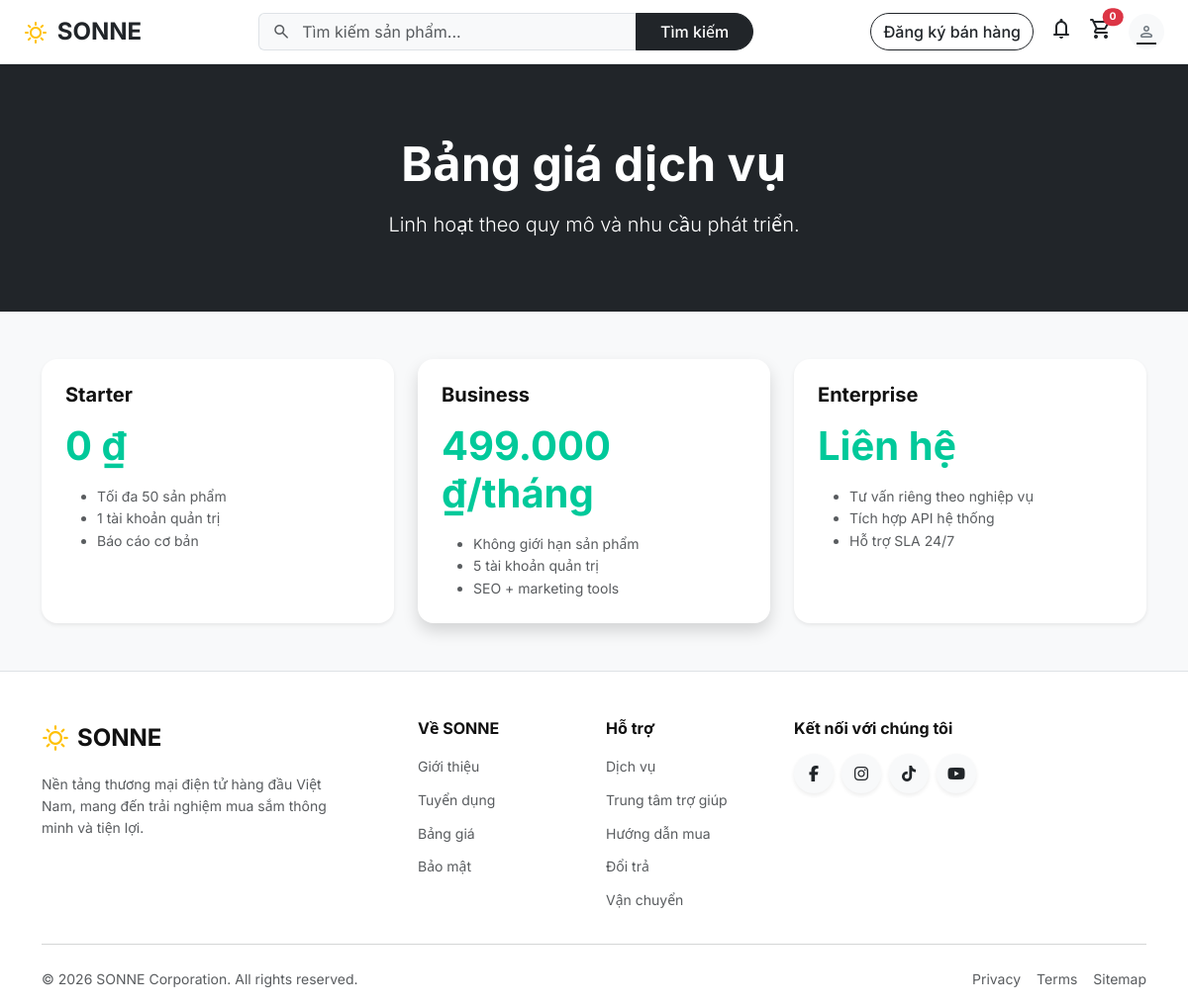
/pricing, run on the app's committed database.
### tables this page shows
CREATE TABLE page_contents (
    id INT UNSIGNED AUTO_INCREMENT PRIMARY KEY,
    page_key VARCHAR(120) NOT NULL UNIQUE,
    title VARCHAR(255) NULL,
    content TEXT NULL,
    image VARCHAR(255) NULL,
    created_at DATETIME NOT NULL DEFAULT CURRENT_TIMESTAMP,
    updated_at DATETIME NOT NULL DEFAULT CURRENT_TIMESTAMP ON UPDATE CURRENT_TIMESTAMP
);

### controllers/HomeController.php (called while the page is built, shortened)
<?php
class HomeController extends Controller {
    public function pricing(array $p): void {
        $pageContent = PageContentModel::allAsMap();
        $this->render('pricing/index', compact('pageContent') + ['title' => 'Bảng giá - ' . APP_NAME], 'main');
    }
}

### index.php (called while the page is built, shortened)
<?php
require_once __DIR__ . '/config/db.php';
require_once __DIR__ . '/core/Router.php';
require_once __DIR__ . '/core/helpers.php';
spl_autoload_register(function (string $class): void {
    $paths = [
        __DIR__ . '/models/' . $class . '.php',
        __DIR__ . '/controllers/' . $class . '.php',
        __DIR__ . '/controllers/admin/' . $class . '.php',
    ];
    foreach ($paths as $path) {
        if (file_exists($path)) {
            return;
        }
    }
});
$router = new Router();
$router->get('/',                    'HomeController@index');
$router->get('/about',               'HomeController@about');
$router->get('/services',            'HomeController@services');
$router->get('/pricing',             'HomeController@pricing');
$router->get('/seller',              'HomeController@seller');
$router->get('/contact',             'ContactController@index');
$router->post('/contact',            'ContactController@submit');
$router->get('/faq',                 'FaqController@index');
$router->get('/login',               'AuthController@loginForm');
$router->post('/login',              'AuthController@login');
$router->get('/register',            'AuthController@registerForm');
$router->post('/register',           'AuthController@register');
$router->get('/logout',              'AuthController@logout');
$router->get('/products',            'ProductController@index');
$router->get('/product/{slug}',      'ProductController@detail');
$router->get('/search',              'ProductController@search');
$router->get('/search/suggest',      'ProductController@suggest');
$router->get('/category/{slug}',     'ProductController@category');
$router->get('/cart',                'CartController@index');
$router->post('/cart/add',           'CartController@add');
$router->post('/cart/update',        'CartController@update');
$router->post('/cart/remove',        'CartController@remove');
$router->post('/cart/clear',         'CartController@clear');
$router->post('/cart/sync',          'CartController@sync');
$router->get('/cart/count',          'CartController@count');
$router->get('/checkout',            'OrderController@checkoutForm');
$router->post('/checkout',           'OrderController@placeOrder');
$router->get('/order/success/{id}',  'OrderController@success');
$router->get('/orders',              'OrderController@myOrders');
$router->get('/profile',             'UserController@profile');
$router->post('/profile/update',     'UserController@updateProfile');
$router->post('/profile/password',   'UserController@changePassword');
$router->post('/profile/avatar',     'UserController@uploadAvatar');
$router->get('/news',                'NewsController@index');
$router->get('/news/{slug}',         'NewsController@detail');
$router->post('/news/{id}/comment',  'NewsController@postComment');
$router->post('/review',             'ReviewController@submit');
$router->get('/admin',               'AdminDashboardController@index');
$router->get('/admin/dashboard',     'AdminDashboardController@index');
$router->get('/admin/login',         'AdminAuthController@loginForm');
$router->post('/admin/login',        'AdminAuthController@login');
$router->get('/admin/logout',        'AdminAuthController@logout');
$router->get('/admin/users',         'AdminUserController@index');
$router->get('/admin/users/edit/{id}', 'AdminUserController@edit');
$router->post('/admin/users/update/{id}', 'AdminUserController@update');
$router->post('/admin/users/toggle-lock/{id}', 'AdminUserController@toggleLock');
$router->post('/admin/users/delete/{id}',  'AdminUserController@delete');
$router->post('/admin/users/reset-password/{id}', 'AdminUserController@resetPassword');
$router->get('/admin/products',       'AdminProductController@index');
$router->get('/admin/products/create','AdminProductController@create');
$router->post('/admin/products/store','AdminProductController@store');
$router->get('/admin/products/edit/{id}', 'AdminProductController@edit');
$router->post('/admin/products/update/{id}', 'AdminProductController@update');
$router->post('/admin/products/delete/{id}', 'AdminProductController@delete');
$router->get('/admin/orders',         'AdminOrderController@index');
$router->get('/admin/orders/{id}',    'AdminOrderController@detail');
$router->post('/admin/orders/status/{id}', 'AdminOrderController@updateStatus');
$router->get('/admin/carts',          'AdminCartController@index');
$router->get('/admin/carts/{id}',     'AdminCartController@detail');
$router->post('/admin/carts/status/{id}', 'AdminCartController@updateStatus');
$router->get('/admin/news',           'AdminNewsController@index');
$router->get('/admin/news/create',    'AdminNewsController@create');
$router->post('/admin/news/store',    'AdminNewsController@store');
$router->get('/admin/news/edit/{id}', 'AdminNewsController@edit');
$router->post('/admin/news/update/{id}', 'AdminNewsController@update');
$router->post('/admin/news/delete/{id}', 'AdminNewsController@delete');
$router->get('/admin/news-comments',           'AdminNewsCommentController@index');
$router->post('/admin/news-comments/delete/{id}', 'AdminNewsCommentController@delete');
$router->get('/admin/contacts',       'AdminContactController@index');
$router->get('/admin/contacts/{id}',  'AdminContactController@view');
$router->post('/admin/contacts/status/{id}', 'AdminContactController@updateStatus');
$router->post('/admin/contacts/delete/{id}', 'AdminContactController@delete');
$router->get('/admin/reviews',         'AdminReviewController@index');
$router->post('/admin/reviews/delete/{id}', 'AdminReviewController@delete');
$router->get('/admin/faq',             'AdminFaqController@index');
$router->get('/admin/faq/create',      'AdminFaqController@create');
$router->post('/admin/faq/store',      'AdminFaqController@store');
$router->get('/admin/faq/edit/{id}',   'AdminFaqController@edit');
$router->post('/admin/faq/update/{id}','AdminFaqController@update');
$router->post('/admin/faq/delete/{id}','AdminFaqController@delete');
$router->get('/admin/pages',           'AdminPageController@index');
$router->post('/admin/pages/update',   'AdminPageController@update');
$router->get('/admin/categories',       'AdminCategoryController@index');
$router->post('/admin/categories/store','AdminCategoryController@store');
$router->post('/admin/categories/update/{id}','AdminCategoryController@update');
$router->post('/admin/categories/delete/{id}','AdminCategoryController@delete');
$router->dispatch();

### config/db.php (called while the page is built, shortened)
<?php
class DB {
    private static ?PDO $instance = null;
    private static string $host     = '127.0.0.1';
    private static string $dbname   = 'sonne_db';
    private static string $user     = 'root';
    private static string $password = '';
    private static string $charset  = 'utf8mb4';
    public static function getInstance(): PDO {
        if (self::$instance === null) {
            $dsn = "mysql:host=" . self::$host
                 . ";dbname=" . self::$dbname
                 . ";charset=" . self::$charset;
            try {
                self::$instance = new PDO($dsn, self::$user, self::$password, [
                    PDO::ATTR_ERRMODE            => PDO::ERRMODE_EXCEPTION,
                    PDO::ATTR_DEFAULT_FETCH_MODE => PDO::FETCH_ASSOC,
                    PDO::ATTR_EMULATE_PREPARES   => false,
                ]);
            } catch (PDOException $e) {
                error_log('[DB] Connection failed: ' . $e->getMessage());
                http_response_code(500);
                exit('Service temporarily unavailable. Please try again later.');
            }
        }
        return self::$instance;
    }
    public static function fetchAll(string $sql, array $params = []): array {
        $stmt = self::getInstance()->prepare($sql);
        $stmt->execute($params);
        return $stmt->fetchAll();
    }
}

### models/PageContentModel.php (called while the page is built, shortened)
<?php
class PageContentModel extends Model {
    public static function allAsMap(): array {
        $rows = DB::fetchAll("SELECT * FROM page_contents");
        $map = [];
        foreach ($rows as $r) $map[$r['page_key']] = $r;
        return $map;
    }
}

### core/helpers.php (called while the page is built, shortened)
<?php
function e(mixed $value): string {
    return htmlspecialchars((string) $value, ENT_QUOTES, 'UTF-8');
}

### views/pricing/index.php (the view)
<?php
$heroTitle = $pageContent['pricing_hero']['title'] ?? 'Bảng giá dịch vụ';
$heroText  = $pageContent['pricing_hero']['content'] ?? 'Lựa chọn gói phù hợp cho quy mô kinh doanh của bạn.';
?>
<section class="py-5 bg-dark text-white text-center">
    <div class="container py-4">
        <h1 class="display-5 fw-bold mb-3"><?= e($heroTitle) ?></h1>
        <p class="lead mb-0"><?= e($heroText) ?></p>
    </div>
</section>
<section class="py-5 bg-light">
    <div class="container">
        <div class="row g-4 justify-content-center">
            <div class="col-md-4">
                <div class="card border-0 shadow-sm rounded-4 h-100">
                    <div class="card-body p-4">
                        <h3 class="h5 fw-bold">Starter</h3>
                        <div class="display-6 fw-bold text-primary my-3">0 ₫</div>
                        <ul class="text-muted small mb-0">
                            <li>Tối đa 50 sản phẩm</li>
                            <li>1 tài khoản quản trị</li>
                            <li>Báo cáo cơ bản</li>
                        </ul>
                    </div>
                </div>
            </div>
            <div class="col-md-4">
                <div class="card border-0 shadow rounded-4 h-100 border border-primary">
                    <div class="card-body p-4">
                        <h3 class="h5 fw-bold">Business</h3>
                        <div class="display-6 fw-bold text-primary my-3">499.000 ₫/tháng</div>
                        <ul class="text-muted small mb-0">
                            <li>Không giới hạn sản phẩm</li>
                            <li>5 tài khoản quản trị</li>
                            <li>SEO + marketing tools</li>
                        </ul>
                    </div>
                </div>
            </div>
            <div class="col-md-4">
                <div class="card border-0 shadow-sm rounded-4 h-100">
                    <div class="card-body p-4">
                        <h3 class="h5 fw-bold">Enterprise</h3>
                        <div class="display-6 fw-bold text-primary my-3">Liên hệ</div>
                        <ul class="text-muted small mb-0">
                            <li>Tư vấn riêng theo nghiệp vụ</li>
                            <li>Tích hợp API hệ thống</li>
                            <li>Hỗ trợ SLA 24/7</li>
                        </ul>
                    </div>
                </div>
            </div>
        </div>
    </div>
</section>

### core/Router.php (shortened to what this page needs)
<?php
class Router {
    private array $routes = [];
    private function add(string $method, string $path, string $handler): void {
        $this->routes[] = compact('method', 'pattern', 'handler');
    }
    public function dispatch(): void {
        $uri = parse_url($_SERVER['REQUEST_URI'] ?? '/', PHP_URL_PATH);
        $base = str_replace('\\', '/', dirname($_SERVER['SCRIPT_NAME'] ?? '/'));
        $base = $base === '/' ? '' : rtrim($base, '/');
        if (str_starts_with($uri, $base)) {
            $uri = substr($uri, strlen($base));
        }
        $uri = '/' . ltrim($uri, '/');
        if ($uri !== '/' ) $uri = rtrim($uri, '/');
        foreach ($this->routes as $route) {
            if (!preg_match($route['pattern'], $uri, $matches)) continue;
            $params = array_filter($matches, 'is_string', ARRAY_FILTER_USE_KEY);
            [$class, $action] = explode('@', $route['handler']);
            $controller = new $class();
            $controller->$action($params);
            return;
        }
    }
}

### frontend/style.css (style rules this page uses)
:root { --primary: #7BFFD5; --primary-dim: #c5fff0; --primary-dark: #00c99a; --text: #111111; --text-sub: #555555; --transition: .22s cubic-bezier(.4, 0, .2, 1); --bs-primary: #7BFFD5; --bs-primary-rgb: 123, 255, 213; --bs-body-color: #111111; --bs-body-font-family: 'Inter', system-ui, sans-serif; }
html { scroll-behavior: smooth; }
body { font-family: var(--bs-body-font-family); color: var(--text); line-height: 1.6; -webkit-font-smoothing: antialiased; }
.text-primary { color: var(--primary-dark) !important; }
.border-primary { border-color: var(--primary) !important; }

### data on the page
page_contents: title "Bảng giá dịch vụ", content "Linh hoạt theo quy mô và nhu cầu phát triển."
